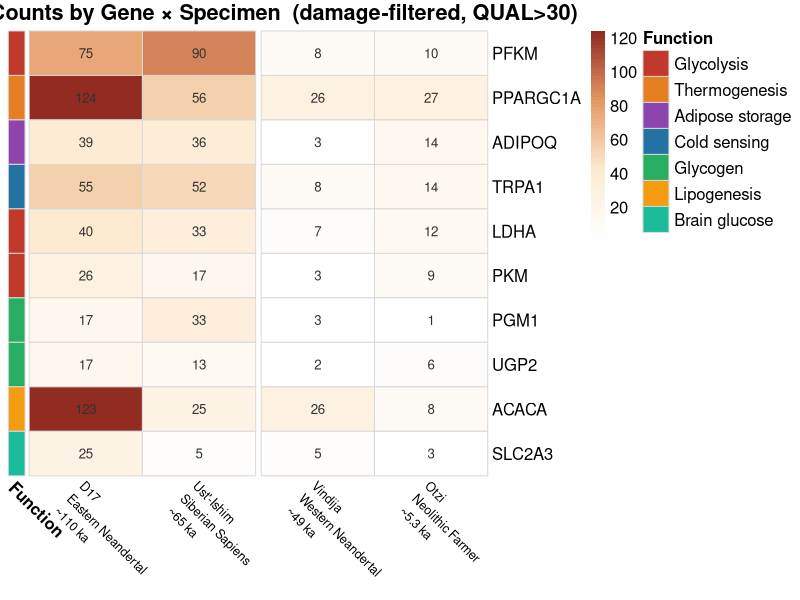
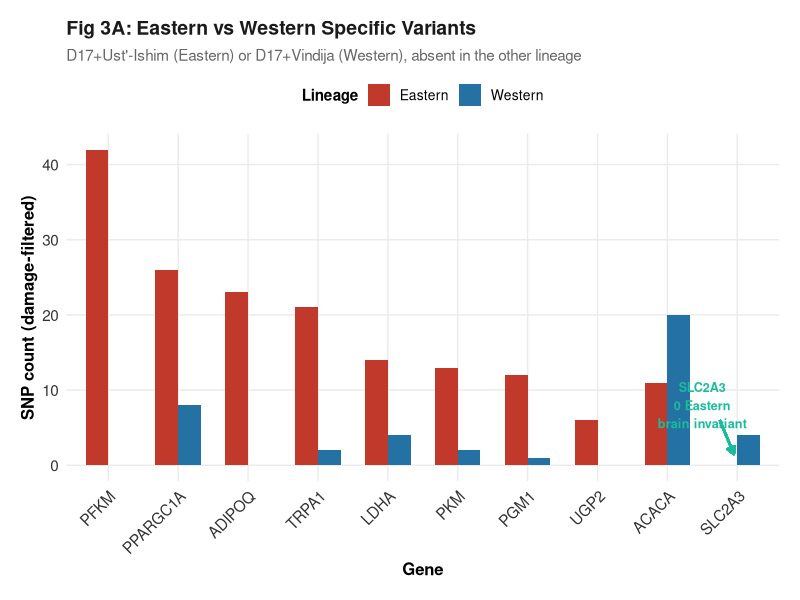
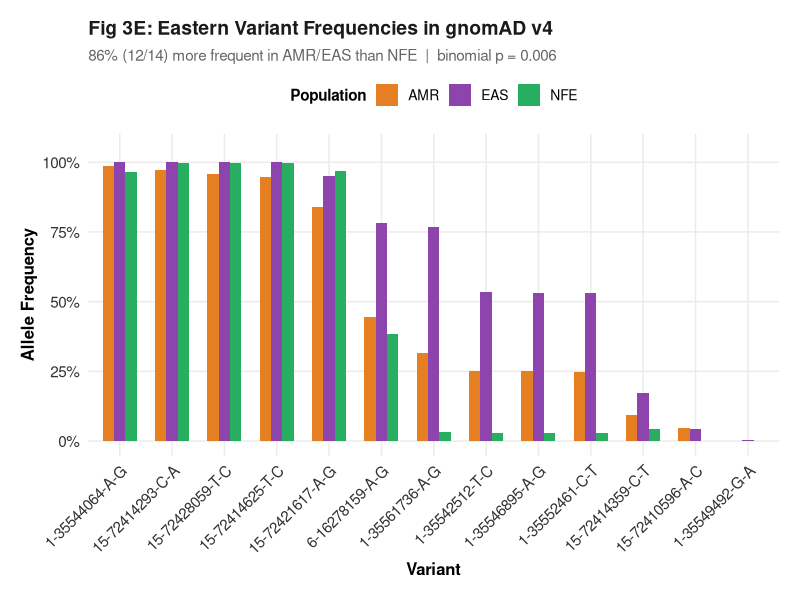
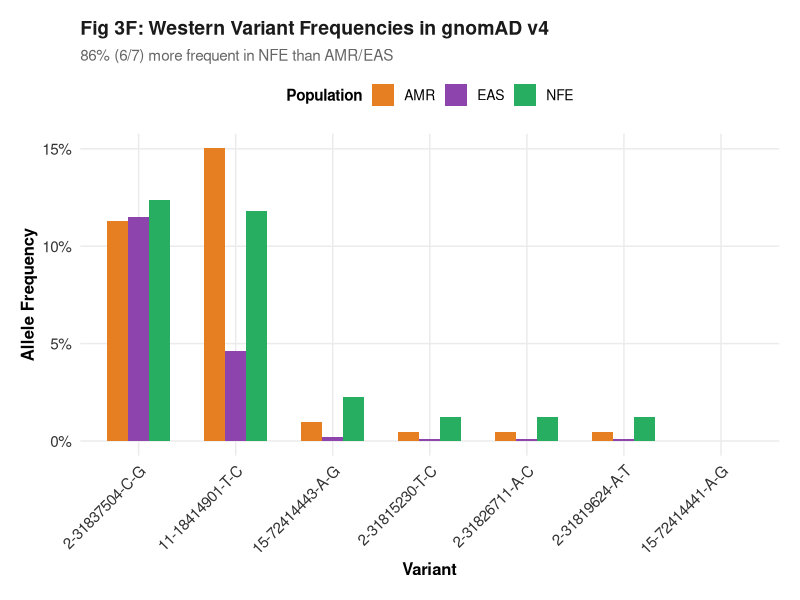
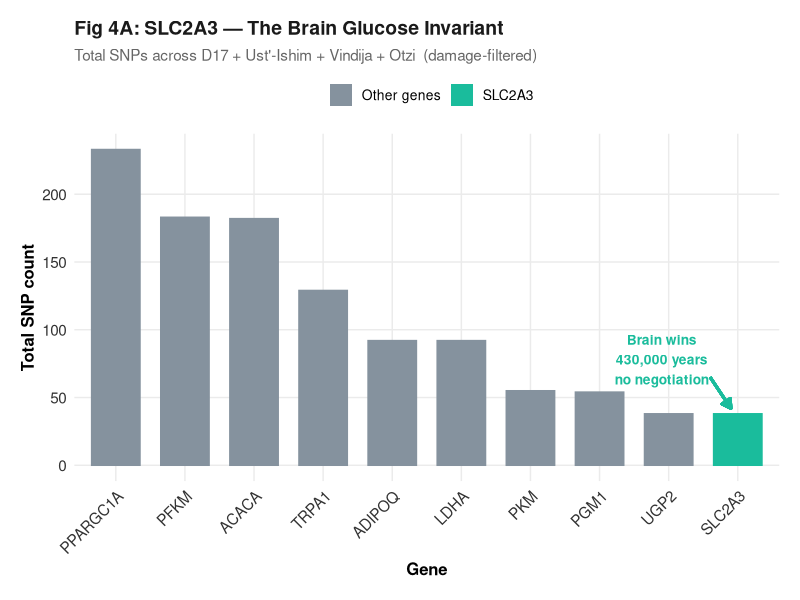

Recreate these plots in R, in order.
# ============================================================
# EastWest Diabetes Story — Figures 3A, 3D, 3E, 3F, 4A
# Nature Medicine unified style
# April 2026
# ============================================================

library(ggplot2)
library(tidyverse)
library(pheatmap)
library(gridExtra)

# ============================================================
# UNIFIED THEME & PALETTE
# ============================================================

# Colores unificados
COL_EASTERN  <- "#C0392B"   # rojo oscuro
COL_WESTERN  <- "#2471A3"   # azul oscuro
COL_AMR      <- "#E67E22"   # naranja
COL_EAS      <- "#8E44AD"   # morado
COL_NFE      <- "#27AE60"   # verde
COL_SLC2A3   <- "#1ABC9C"   # teal invariante
COL_OTHER    <- "#85929E"   # gris neutro
COL_ANNOT    <- "#566573"   # gris anotaciones

# Tema unificado
theme_eastwest <- function() {
  theme_minimal(base_size=13) +
  theme(
    plot.title      = element_text(face="bold", size=14, color="grey10"),
    plot.subtitle   = element_text(color="grey40", size=11),
    axis.text       = element_text(color="grey20", size=11),
    axis.title      = element_text(face="bold", size=12),
    axis.text.x     = element_text(angle=45, hjust=1),
    panel.grid.major = element_line(color="grey92", linewidth=0.5),
    panel.grid.minor = element_blank(),
    legend.position  = "top",
    legend.title     = element_text(face="bold", size=11),
    legend.text      = element_text(size=10),
    plot.background  = element_rect(fill="white", color=NA),
    panel.background = element_rect(fill="white", color=NA),
    plot.margin      = margin(15,15,15,15)
  )
}

# Gene order biologico
gene_order <- c("PFKM","PPARGC1A","ADIPOQ","TRPA1",
                "LDHA","PKM","PGM1","UGP2","ACACA","SLC2A3")

cat("=== EastWest Figures — Nature Medicine style ===\n")

# ============================================================
# FIGURA 3A: Eastern vs Western barplot
# ============================================================
cat("Generating Fig 3A...\n")

east_west <- data.frame(
  Gene    = c("PKM","LDHA","PFKM","PPARGC1A","TRPA1",
              "SLC2A3","ADIPOQ","PGM1","UGP2","ACACA"),
  Eastern = c(13,14,42,26,21,0,23,12,6,11),
  Western = c(2,4,0,8,2,4,0,1,0,20)
) %>%
  pivot_longer(cols=c(Eastern,Western),
               names_to="Lineage", values_to="SNPs")

east_west$Gene <- factor(east_west$Gene, levels=gene_order)

p3a <- ggplot(east_west, aes(x=Gene, y=SNPs, fill=Lineage)) +
  geom_bar(stat="identity", position="dodge", width=0.65) +
  geom_segment(aes(x=9.75, xend=9.95, y=6, yend=1.5),
               arrow=arrow(length=unit(0.2,"cm"), type="closed"),
               color=COL_SLC2A3, linewidth=0.8,
               inherit.aes=FALSE) +
  annotate("text", x=9.5, y=8,
           label="SLC2A3\n0 Eastern\nbrain invariant",
           size=3.2, color=COL_SLC2A3, fontface="bold", hjust=0.5) +
  scale_fill_manual(values=c("Eastern"=COL_EASTERN,
                              "Western"=COL_WESTERN)) +
  labs(title="Fig 3A: Eastern vs Western Specific Variants",
       subtitle="D17+Ust'-Ishim (Eastern) or D17+Vindija (Western), absent in the other lineage",
       x="Gene", y="SNP count (damage-filtered)",
       fill="Lineage") +
  theme_eastwest()

ggsave("act3/figure3A_eastwest_barplot.pdf", p3a,
       width=10, height=6, bg="white")
cat("  Fig 3A saved\n")

# ============================================================
# FIGURA 3D: Heatmap SNPs por gen x especimen
# ============================================================
cat("Generating Fig 3D...\n")

snp_data <- data.frame(
  Gene = rep(c("PKM","LDHA","PFKM","PPARGC1A","TRPA1",
               "SLC2A3","ADIPOQ","PGM1","UGP2","ACACA"), 4),
  Specimen = rep(c("D17\nEastern Neandertal\n~110 ka",
                   "Ust'-Ishim\nSiberian Sapiens\n~65 ka",
                   "Vindija\nWestern Neandertal\n~49 ka",
                   "Otzi\nNeolithic Farmer\n~5.3 ka"), each=10),
  SNPs = c(
    26,40,75,124,55,25,39,17,17,123,
    17,33,90,56,52,5,36,33,13,25,
    3,7,8,26,8,5,3,3,2,26,
    9,12,10,27,14,3,14,1,6,8
  )
)

heatmap_matrix <- snp_data %>%
  select(Gene, Specimen, SNPs) %>%
  pivot_wider(names_from=Specimen, values_from=SNPs) %>%
  column_to_rownames("Gene")
heatmap_matrix <- heatmap_matrix[gene_order,]

gene_function <- data.frame(
  Function = c("Glycolysis","Thermogenesis","Adipose storage",
               "Cold sensing","Glycolysis","Glycolysis",
               "Glycogen","Glycogen","Lipogenesis","Brain glucose"),
  row.names = gene_order
)

func_colors <- list(
  Function = c(
    "Glycolysis"      = COL_EASTERN,
    "Thermogenesis"   = "#E67E22",
    "Adipose storage" = "#8E44AD",
    "Cold sensing"    = "#2471A3",
    "Glycogen"        = "#27AE60",
    "Lipogenesis"     = "#F39C12",
    "Brain glucose"   = COL_SLC2A3
  )
)

# Separar columnas East vs West visualmente
col_order <- c("D17\nEastern Neandertal\n~110 ka",
               "Ust'-Ishim\nSiberian Sapiens\n~65 ka",
               "Vindija\nWestern Neandertal\n~49 ka",
               "Otzi\nNeolithic Farmer\n~5.3 ka")
heatmap_matrix <- heatmap_matrix[, col_order]

pdf("act3/figure3D_heatmap.pdf", width=11, height=8)
pheatmap(
  heatmap_matrix,
  color = colorRampPalette(c("white","#FDEBD0","#E59866","#922B21"))(60),
  cluster_rows  = FALSE,
  cluster_cols  = FALSE,
  annotation_row = gene_function,
  annotation_colors = func_colors,
  fontsize       = 12,
  fontsize_row   = 12,
  fontsize_col   = 9,
  angle_col      = 315,
  main           = "SNP Counts by Gene × Specimen  (damage-filtered, QUAL>30)",
  border_color   = "grey85",
  display_numbers = TRUE,
  number_format  = "%d",
  number_color   = "grey20",
  gaps_col       = 2    # separacion visual East | West
)
dev.off()
cat("  Fig 3D saved\n")

# ============================================================
# FIGURA 3E: gnomAD Eastern polarization
# ============================================================
cat("Generating Fig 3E...\n")

gnomad_east <- read.csv("act3/gnomad_eastern.csv")

gnomad_east_long <- gnomad_east %>%
  filter(af_amr > 0.001 | af_eas > 0.001 | af_nfe > 0.001) %>%
  pivot_longer(cols=c(af_amr, af_eas, af_nfe),
               names_to="Population", values_to="AF") %>%
  mutate(Population = recode(Population,
    "af_amr" = "AMR", "af_eas" = "EAS", "af_nfe" = "NFE"))

# Ordenar por AF Eastern (AMR+EAS media) descendente
var_order_east <- gnomad_east %>%
  mutate(east_mean = (af_amr + af_eas)/2) %>%
  arrange(desc(east_mean)) %>%
  pull(variant_id)

gnomad_east_long$variant_id <- factor(gnomad_east_long$variant_id,
                                       levels=var_order_east)

p3e <- ggplot(gnomad_east_long,
              aes(x=variant_id, y=AF, fill=Population)) +
  geom_bar(stat="identity", position="dodge", width=0.65) +
  scale_fill_manual(values=c("AMR"=COL_AMR,
                              "EAS"=COL_EAS,
                              "NFE"=COL_NFE)) +
  scale_y_continuous(labels=scales::percent_format(accuracy=1),
                     limits=c(0,1.05)) +
  labs(title="Fig 3E: Eastern Variant Frequencies in gnomAD v4",
       subtitle="86% (12/14) more frequent in AMR/EAS than NFE  |  binomial p = 0.006",
       x="Variant", y="Allele Frequency", fill="Population") +
  theme_eastwest()

ggsave("act3/figure3E_gnomad_eastern.pdf", p3e,
       width=12, height=6, bg="white")
cat("  Fig 3E saved\n")

# ============================================================
# FIGURA 3F: gnomAD Western polarization
# ============================================================
cat("Generating Fig 3F...\n")

gnomad_west <- read.csv("act3/gnomad_western.csv")

gnomad_west_long <- gnomad_west %>%
  pivot_longer(cols=c(af_amr, af_eas, af_nfe),
               names_to="Population", values_to="AF") %>%
  mutate(Population = recode(Population,
    "af_amr" = "AMR", "af_eas" = "EAS", "af_nfe" = "NFE"))

var_order_west <- gnomad_west %>%
  arrange(desc(af_nfe)) %>%
  pull(variant_id)

gnomad_west_long$variant_id <- factor(gnomad_west_long$variant_id,
                                       levels=var_order_west)

p3f <- ggplot(gnomad_west_long,
              aes(x=variant_id, y=AF, fill=Population)) +
  geom_bar(stat="identity", position="dodge", width=0.65) +
  scale_fill_manual(values=c("AMR"=COL_AMR,
                              "EAS"=COL_EAS,
                              "NFE"=COL_NFE)) +
  scale_y_continuous(labels=scales::percent_format(accuracy=1)) +
  labs(title="Fig 3F: Western Variant Frequencies in gnomAD v4",
       subtitle="86% (6/7) more frequent in NFE than AMR/EAS",
       x="Variant", y="Allele Frequency", fill="Population") +
  theme_eastwest()

ggsave("act3/figure3F_gnomad_western.pdf", p3f,
       width=10, height=6, bg="white")
cat("  Fig 3F saved\n")

# ============================================================
# FIGURA 4A: SLC2A3 brain glucose invariant
# ============================================================
cat("Generating Fig 4A...\n")

slc2a3_comp <- data.frame(
  Gene  = c("PPARGC1A","PFKM","ACACA","TRPA1","ADIPOQ",
            "LDHA","PKM","PGM1","UGP2","SLC2A3"),
  Total = c(233,183,182,129,92,92,55,54,38,38),
  Brain = c(FALSE,FALSE,FALSE,FALSE,FALSE,
            FALSE,FALSE,FALSE,FALSE,TRUE)
)

slc2a3_comp$Gene <- factor(slc2a3_comp$Gene,
  levels=slc2a3_comp$Gene[order(slc2a3_comp$Total, decreasing=TRUE)])

p4a <- ggplot(slc2a3_comp,
              aes(x=Gene, y=Total,
                  fill=Brain, color=Brain)) +
  geom_bar(stat="identity", width=0.7) +
  geom_segment(aes(x=9.6, xend=9.9, y=65, yend=42),
               arrow=arrow(length=unit(0.25,"cm"), type="closed"),
               color=COL_SLC2A3, linewidth=1,
               inherit.aes=FALSE) +
  annotate("text", x=8.9, y=78,
           label="Brain wins\n430,000 years\nno negotiation",
           size=3.5, color=COL_SLC2A3, fontface="bold", hjust=0.5) +
  scale_fill_manual(values  = c("FALSE"=COL_OTHER, "TRUE"=COL_SLC2A3),
                    labels  = c("Other genes","SLC2A3"),
                    name    = "") +
  scale_color_manual(values = c("FALSE"=COL_OTHER, "TRUE"=COL_SLC2A3),
                     guide  = "none") +
  labs(title="Fig 4A: SLC2A3 — The Brain Glucose Invariant",
       subtitle="Total SNPs across D17 + Ust'-Ishim + Vindija + Otzi  (damage-filtered)",
       x="Gene", y="Total SNP count") +
  theme_eastwest()

ggsave("act3/figure4A_slc2a3_invariant.pdf", p4a,
       width=10, height=6, bg="white")
cat("  Fig 4A saved\n")

# ============================================================
# SUMMARY
# ============================================================
cat("\n=== All figures saved (Nature Medicine unified style) ===\n")
cat("act3/figure3A_eastwest_barplot.pdf\n")
cat("act3/figure3D_heatmap.pdf\n")
cat("act3/figure3E_gnomad_eastern.pdf\n")
cat("act3/figure3F_gnomad_western.pdf\n")
cat("act3/figure4A_slc2a3_invariant.pdf\n")
